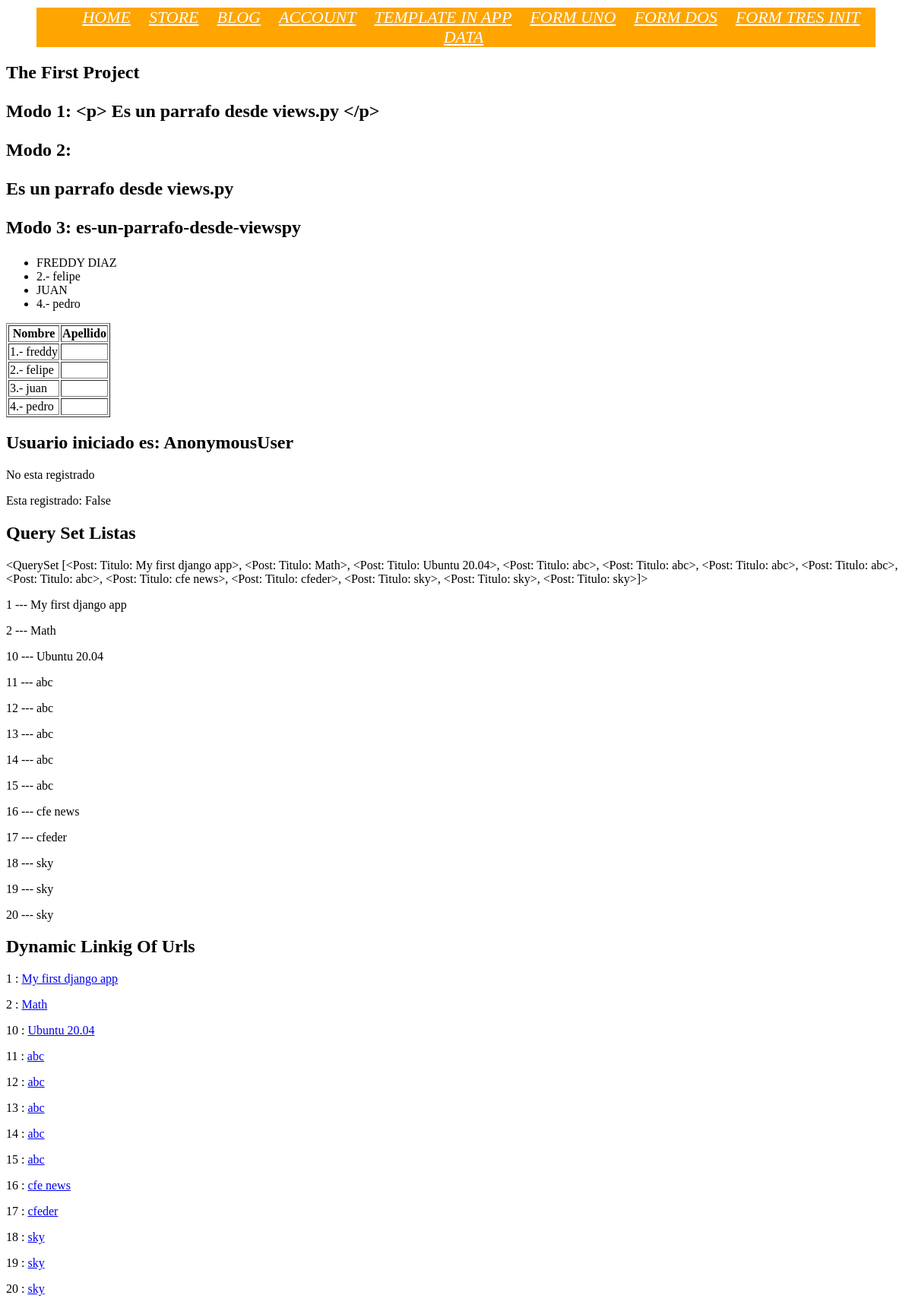
The page / on the database its author committed.
### post_blog/models.py (models this page shows)
class Post(models.Model):
    title = models.CharField(max_length=20)
    details = models.TextField(
        blank=True,
        null=True,
        default='Escribe la descripcion.'
    )
    price = models.DecimalField(decimal_places=2, max_digits=4, default=0.99)
    message = models.CharField(
        max_length=20,
        blank=True,
        null=True,
        default='Escribe un mensaje.'
    )
    def __str__(self):
        return f"Titulo: {self.title}"
    def get_absolute_url(self):
        return reverse("my_post:my_post_url_view", kwargs={'my_id': self.id})

### post_blog/views.py (the view)
# urls.py: path('', views.home_main, name='home'),
def home_main(request):
    queryset = Post.objects.all()
    print(f"Request of user: {request.user}")
    print(f"Request url: {request}")
    user_req = request.user
    name = ['freddy', 'felipe', 'juan', 'pedro']
    lastname = ['diaz', 'castane', 'russell', 'tylor']
    title = 'the first project'
    paragraph = "<p> Es un parrafo desde views.py </p>"
    context = {
        'names': name,
        'lastname': lastname,
        'user': user_req,
        'title': title,
        'prf': paragraph,
        'object_list': queryset,
    }
    return render(request, 'main.html', context)

### templates/main.html (shortened to what this page needs)
<!DOCTYPE html>
{% load static  %}
<html lang="en">
<head>
</head>
<body>
    {% include 'menu/navbar.html' %}
    {% block content %}
        <h2>{{ title|capfirst|title }}</h2>
        <h2><p> Modo 1: {{ prf }} </p></h2>
        <h2><p> Modo 2: {{ prf|safe }} </p></h2>
        <h2><p> Modo 3: {{ prf|striptags|slugify }} </p></h2>
        <table border="1.4">
        <thead>
            <tr>
                <th>Nombre</th>
                <th>Apellido</th>
            </tr>
        </thead>
        <tbody>
            {% for name in names %}
                <tr>
                    <td>{{ forloop.counter }}.- {{ name }}</td>
                    <td></td>
                </tr>
            {% endfor %}
            <ul>
                {% for name in names %}
                    {% if name == 'freddy' %}
                        <li>{{ name|upper|add:' diaz'|upper }}</li>
                    {% elif name == 'juan' %}
                        <li>{{ name.upper }}</li>
                    {% else %}
                        <li>{{ forloop.counter }}.- {{ name }}</li>
                    {% endif %}
                {% endfor %}
            </ul>
        </tbody>
        </table>
            <h2>Usuario iniciado es: {{ user }}</h2>
            {% if request.user.is_authenticated %}
                <p>{{ user }} esta registrado</p>
            {% else %}
                <p>No esta registrado</p>
            {% endif %}
            <p>Esta registrado: {{ request.user.is_authenticated }}</p>
        <div>
            <h2>Query Set Listas</h2>
            {{ object_list }}
            {% for instance in object_list %}
                <p>{{ instance.id }} --- {{ instance.title }}</p>
            {% endfor %}
        </div>
        <div>
            <h2>Dynamic Linkig Of Urls</h2>
            {% for instance in object_list %}
                <p>
                    {{ instance.id }} :
                    <a href="{{ instance.get_absolute_url }}">{{ instance.title }}</a>
                </p>
            {% endfor %}
        </div>
    {% endblock %}
</body>
</html>

### rows shown on the page
Post: title.title "<QuerySet [<Post: Titulo: My first django app>, <Post: Titulo: Math>, <Post: Titulo: Ubuntu 20.04>, <Post: Titulo: abc>, <Post: Titulo: abc>, <Post: Titulo: abc>, <Post: Titulo: abc>, <Post: Titulo: abc>, <Post: Titulo: cfe news>, <Post: Titulo: cfeder>, <Post: Titulo: sky>, <Post: Titulo: sky>, <Post: Titulo: sky>]>", id "1", title "My first django app"
Post: id "2", title "Math"
Post: id "10", title "Ubuntu 20.04"
Post: id "11", title "abc"
Post: id "12", title "abc"
Post: id "13", title "abc"
Post: id "14", title "abc"
Post: id "15", title "abc"
Post: id "16", title "cfe news"
Post: id "17", title "cfeder"
Post: id "18", title "sky"
Post: id "19", title "sky"
Post: id "20", title "sky"

### other values the page prints
{{ title|capfirst|title }} "The First Project"
{{ prf }} "<p> Es un parrafo desde views.py </p>"
{{ prf|safe }} "Es un parrafo desde views.py"
{{ prf|striptags|slugify }} "es-un-parrafo-desde-viewspy"
{{ name }} "freddy" "felipe" "juan" "pedro"
{{ name|upper|add:' diaz'|upper }} "FREDDY DIAZ"
{{ name }} "felipe" "pedro"
{{ name.upper }} "JUAN"
{{ user }} "AnonymousUser"
{{ request.user.is_authenticated }} "False"
